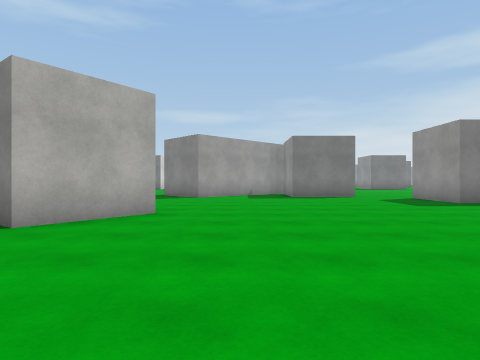
[1] (above)

24 first-person views from a walk through a 3-D level made in the Unity game engine. The camera is 1.2 m above the floor, looks level and sees 75° across. The floor is counted in squares, 2 m on a side. Each view is taken from the middle of a square. On the plan, view 1 faces up. The plan holds only what a view shows up to about 9 squares ahead; the rest is blank. The place goes on beyond the plan. The player character is not drawn. Surface patterns are stand-ins for the level's own textures.

[2]
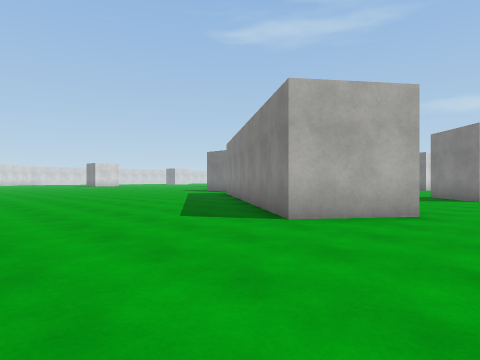

[3]
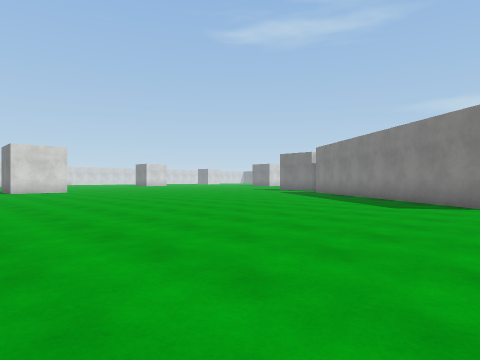

[4]
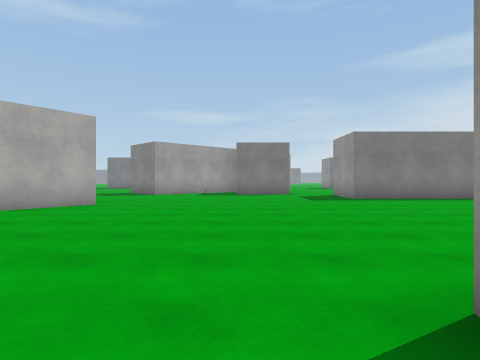

[5]
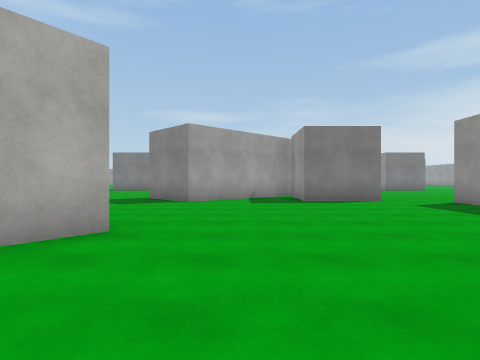

[6]
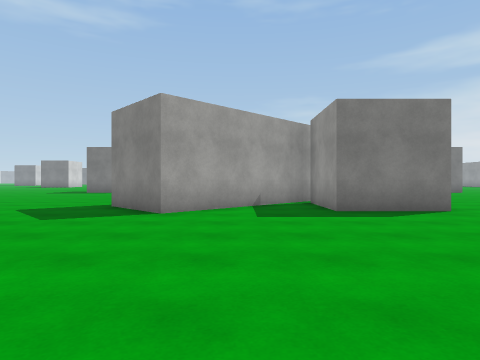

[7]
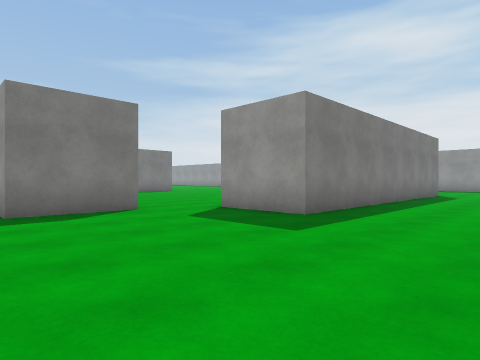

[8]
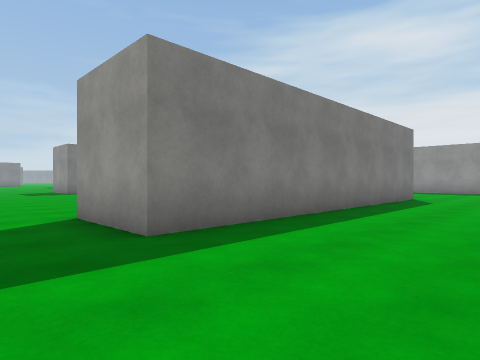

[9]
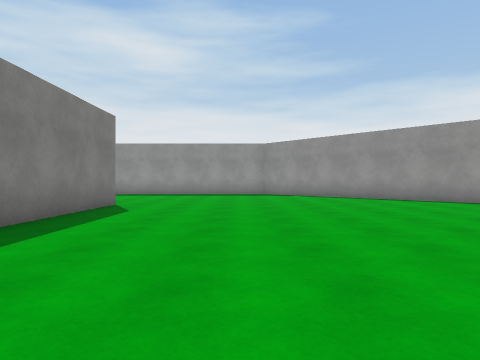

[10]
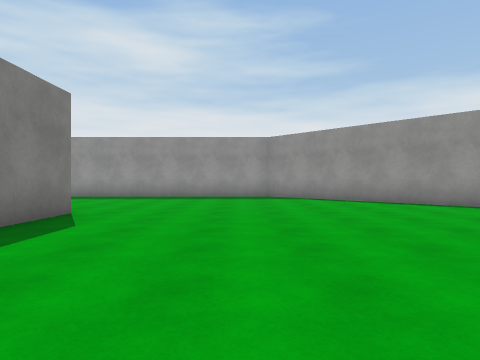

[11]
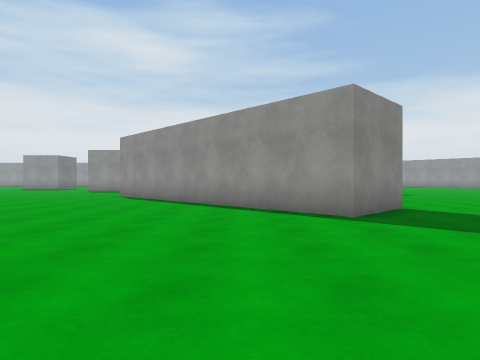

[12]
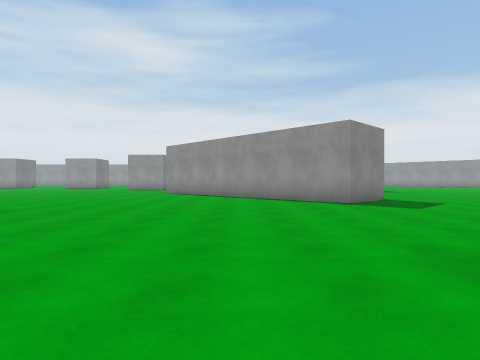

[13]
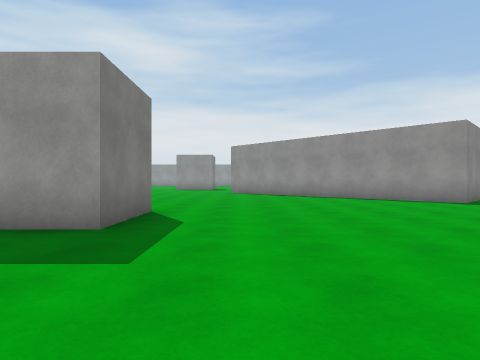

[14]
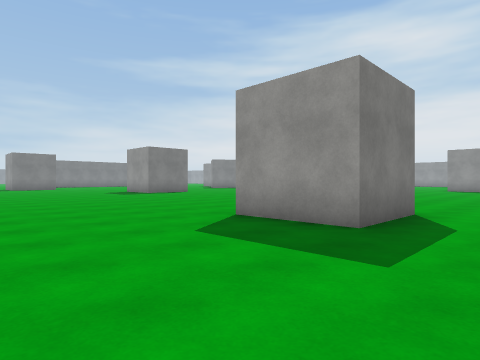

[15]
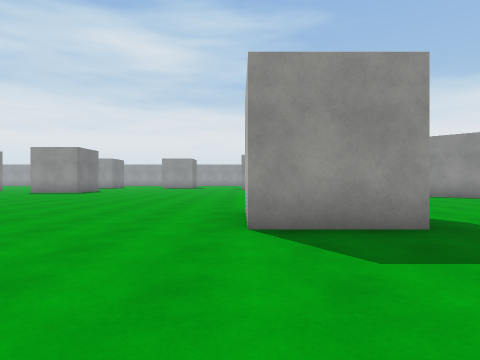

[16]
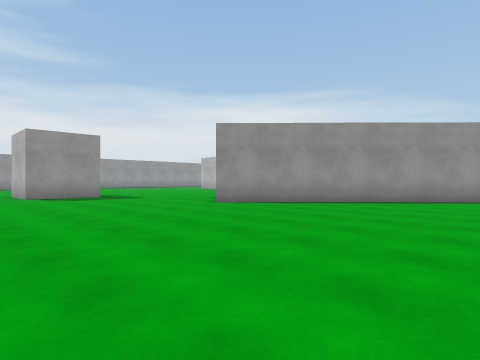

[17]
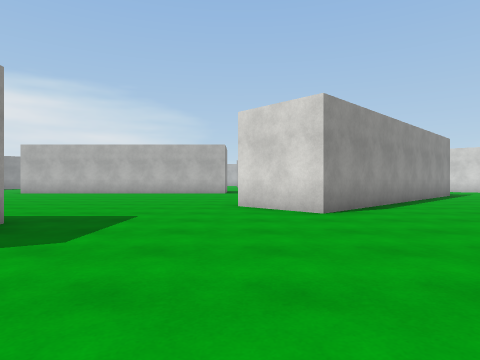

[18]
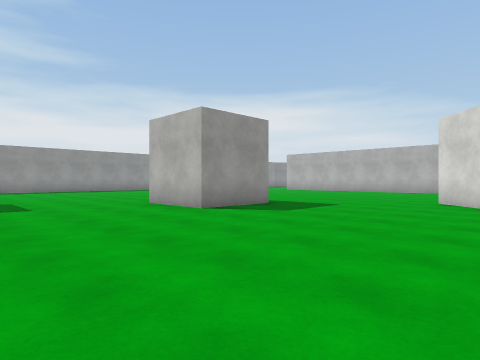

[19]
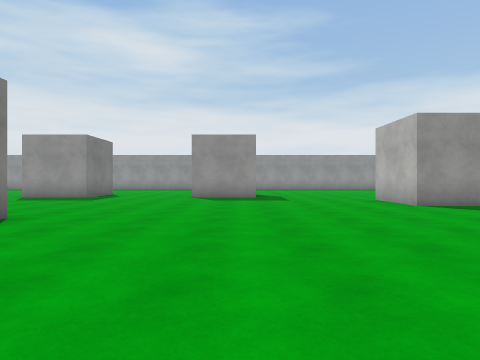

[20]
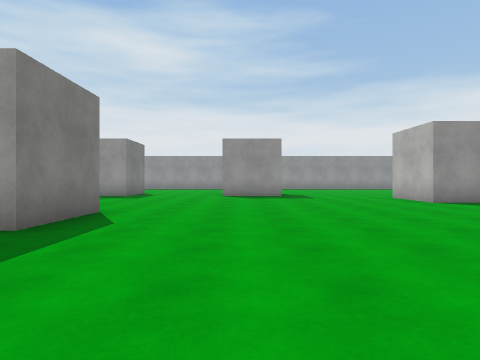

[21]
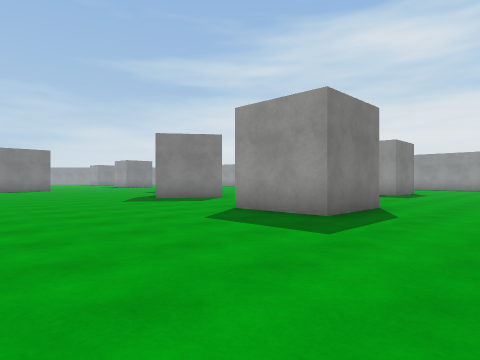

[22]
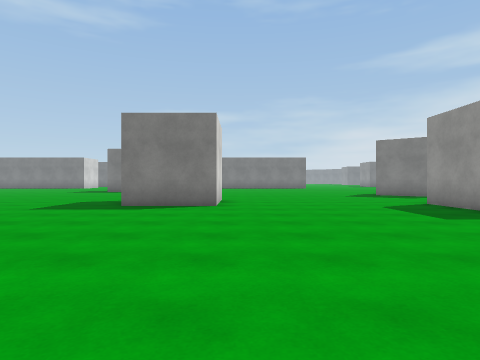

[23]
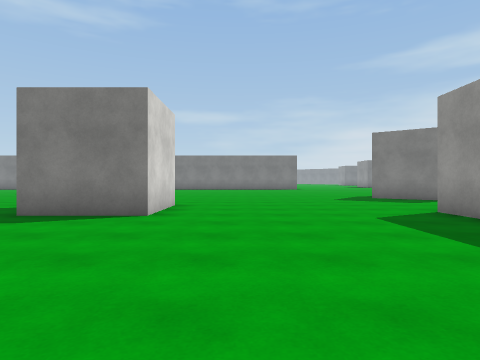

[24]
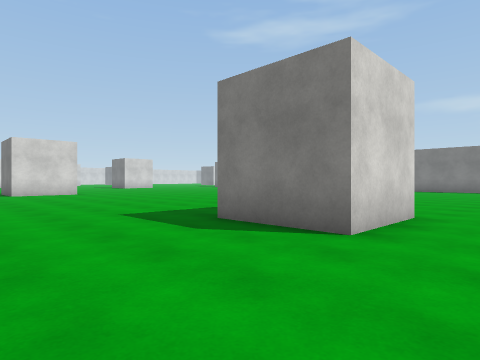

### Floor plan
Points are (right, up) in squares from view 1. A wall is a line through its corners. A room is listed if a view was taken in it or the views show most of it. See-through windows are left out.
Room 1 (views 1, 2, 3, 4, 5, 6, 7, 8, 9, 10)
walls: (4.1, 11) (1.9, 11) (1.9, 13.1); (2, 13.9) (-1.4, 10.6); (14.8, 8) (5.7, 8) (5.7, 10.2); (-1.5, 5.8) (-2.8, 3.9) (-6.3, 6.5); (15, -1.2) (18, 1.7)
ways out: opening at (-3, 9) to room 2; opening at (7.5, 18) to room 2; opening at (11.3, 24) to room 2
Room 2 (views 11, 12, 13, 14, 15, 16, 17, 18, 19, 20, 21, 22, 23, 24)
walls: (6, 29.6) (3.7, 29.6) (3.7, 31.9); (-1.5, 33.5) (-1.5, 31.2) (-3.8, 31.2); (-6.8, 21.9) (-5, 21.9); (-5, 19.7) (-7.2, 19.7) (-7.2, 22); (8.2, 19.6) (8.2, 21.9) (10.5, 21.9); (-1.4, 10.6) (-2.9, 12.2) (3.5, 18.4) (5.1, 16.8)
ways out: opening at (-3, 9) to room 1; opening at (7.5, 18) to room 1; opening at (11.3, 24) to room 1

Where each view was taken, in squares from view 1:
view 1: 0 up, 0 right, facing up
view 2: 0 up, 0 right, facing up-left
view 3: 4 down, 2 left, facing up-left
view 4: 2 down, 2 right, facing up
view 5: 2 up, 0 right, facing up
view 6: 5 up, 0 right, facing up
view 7: 5 up, 1 right, facing up-right
view 8: 5 up, 4 right, facing up-right
view 9: 5 up, 7 right, facing right
view 10: 5 up, 9 right, facing right
view 11: 14 up, 8 left, facing right
view 12: 15 up, 11 left, facing right
view 13: 18 up, 11 left, facing right
view 14: 18 up, 11 left, facing up-right
view 15: 22 up, 11 left, facing right
view 16: 24 up, 3 left, facing down-right
view 17: 24 up, 5 right, facing down
view 18: 26 up, 3 right, facing down-right
view 19: 26 up, 1 right, facing right
view 20: 27 up, 0 right, facing right
view 21: 27 up, 1 left, facing up-right
view 22: 24 up, 1 left, facing up
view 23: 26 up, 0 right, facing up
view 24: 28 up, 0 right, facing up-left
